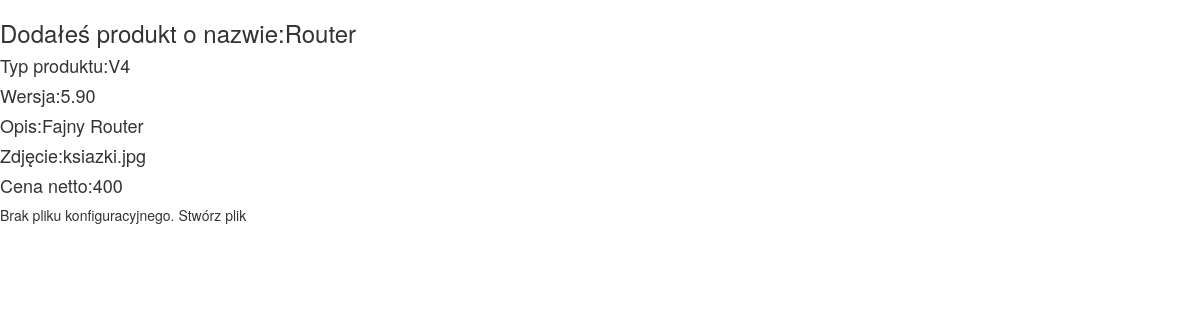
Page /panel/produkty.php (signed in) on the committed database.
### tables this page shows
CREATE TABLE `products` (
  `id_product` int(11) NOT NULL,
  `id_category` int(11) NOT NULL,
  `name_product` varchar(60) DEFAULT NULL,
  `type` varchar(40) DEFAULT NULL,
  `version` varchar(45) DEFAULT NULL,
  `description` varchar(100) DEFAULT NULL,
  `photo` mediumblob DEFAULT NULL,
  `price_netto` double UNSIGNED DEFAULT NULL,
  `price_brutto` double UNSIGNED DEFAULT NULL,
  `percent_vat` double UNSIGNED DEFAULT NULL,
  `id_producents` int(11) NOT NULL,
  `founder` varchar(255) DEFAULT NULL
);

### panel/produkty.php (the view, shortened to what this page needs)
<?php
include("../db_login.php");
if($_SESSION["user_owner_shop"] == ""){
?>
<?php
	$zapytanie = mysqli_query($conn1, "SELECT id_category, name_category FROM category");
	echo "<div style='float: left'>";
	echo "<table border='1px dashed brown'>";
	echo "<tr><td>id_category</td><td>name_category</td></tr>";
	while($row = mysqli_fetch_row($zapytanie)){
		echo "<tr><td>". $row[0]."</td><td>".$row[1]."</td></tr>";
	}
	echo "</table>";
	echo "</div>";
	$zapytanie2 = mysqli_query($conn1, "SELECT id_producent, name_producent FROM producents");
	echo "<div style='float: left'>";
	echo "<table border='1px dashed brown'>";
	echo "<tr><td>id_producent</td><td>name_producent</td></tr>";
	while($row2 = mysqli_fetch_row($zapytanie2)){
		echo "<tr><td>". $row2[0]."</td><td>".$row2[1]."</td></tr>";
	}
	echo "</table>";
	echo "</div>";
?>
<div style="clear: both">
<h3><center>Nie posiadasz żadnego przedmiotu wystawionego w sklepie. Dodaj produkt do sklepu.</center></h3>
</div>
<form class="form-horizontal" method="post" action="zaloz_sklep.php">
	<div class="form-group">
		<label for="inputEmail13" class="col-sm-2 control-label">Identyfikator kategorii</label>
		<div class="col-sm-10"><input type="number" name="id_category" class="form-control" /></div>
	</div>
	<div class="form-group">
		<label for="inputEmail13" class="col-sm-2 control-label">Nazwa produktu</label>
		<div class="col-sm-10"><input type="text" name="name_product" class="form-control" /></div>
	</div>
	<div class="form-group">
		<label for="inputEmail13" class="col-sm-2 control-label">Typ</label>
		<div class="col-sm-10"><input type="text" name="type" class="form-control" /></div>
	</div>
	<div class="form-group">
		<label for="inputEmail13" class="col-sm-2 control-label">Wersja</label>
		<div class="col-sm-10"><input type="text" name="version" class="form-control" /></div>
	</div>
	<div class="form-group">
		<label for="inputEmail13" class="col-sm-2 control-label">Opis</label>
		<div class="col-sm-10"><input type="text" name="description" class="form-control" /></div>
	</div>
	<div class="form-group">
		<label for="inputEmail13" class="col-sm-2 control-label">Zdjęcie</label>
		<div class="col-sm-10"><input type="file" name="photo" class="form-control" /></div>
	</div>
	<div class="form-group">
		<label for="inputEmail13" class="col-sm-2 control-label">Cena netto</label>
		<div class="col-sm-10"><input type="number" name="price_netto" class="form-control" /></div>
	</div>
	<div class="form-group">
		<label for="inputEmail13" class="col-sm-2 control-label">Cena brutto</label>
		<div class="col-sm-10"><input type="number" name="price_brutto" class="form-control" /></div>
	</div>
	<div class="form-group">
		<label for="inputEmail13" class="col-sm-2 control-label">Procent VAT <br />(1% zapisuje się 0.01)</label>
		<div class="col-sm-10"><input type="number" name="percent_vat" class="form-control" /></div>
	</div>
	<div class="form-group">
		<label for="inputEmail13" class="col-sm-2 control-label">Identyfikator producenta</label>
		<div class="col-sm-10"><input type="number" name="id_producents" class="form-control" /></div>
	</div>
	<input type="submit" class="form-control btn btn-primary" id="inputEmail113" value="Dodaj produkt" />
</form>
<?php
}else{
	$user_login = $_SESSION["user_login"];
	$zapytanie = mysqli_query($conn1, "SELECT id_category, name_product, type, version, description, photo,
	price_netto, price_brutto, percent_vat, id_producents FROM products WHERE founder = '$user_login'");
	$wynik_zapytania = mysqli_fetch_array($zapytanie);
	echo "<h3>Dodałeś produkt o nazwie:" . $wynik_zapytania[1] . "</h3>";
	echo "<h4>Typ produktu:" . $wynik_zapytania[2] . "</h4>";
	echo "<h4>Wersja:" . $wynik_zapytania[3] . "</h4>";
	echo "<h4>Opis:" . $wynik_zapytania[4] . "</h4>";
	echo "<h4>Zdjęcie:" . $wynik_zapytania[5] . "</h4>";
	echo "<h4>Cena netto:" . $wynik_zapytania[6] . "</h4>";
	if(file_exists("../sklepy/" . $wynik_zapytania[1] . "/config.xml")){
		echo "Plik konfiguracyjny istnieje!";
	}
	else{
		echo "Brak pliku konfiguracyjnego. Stwórz plik";
	}
}
?>

### rows in the picture
products: name_product "Router", type "V4", version "5.90", description "Fajny Router", photo "ksiazki.jpg", price_netto "400"
